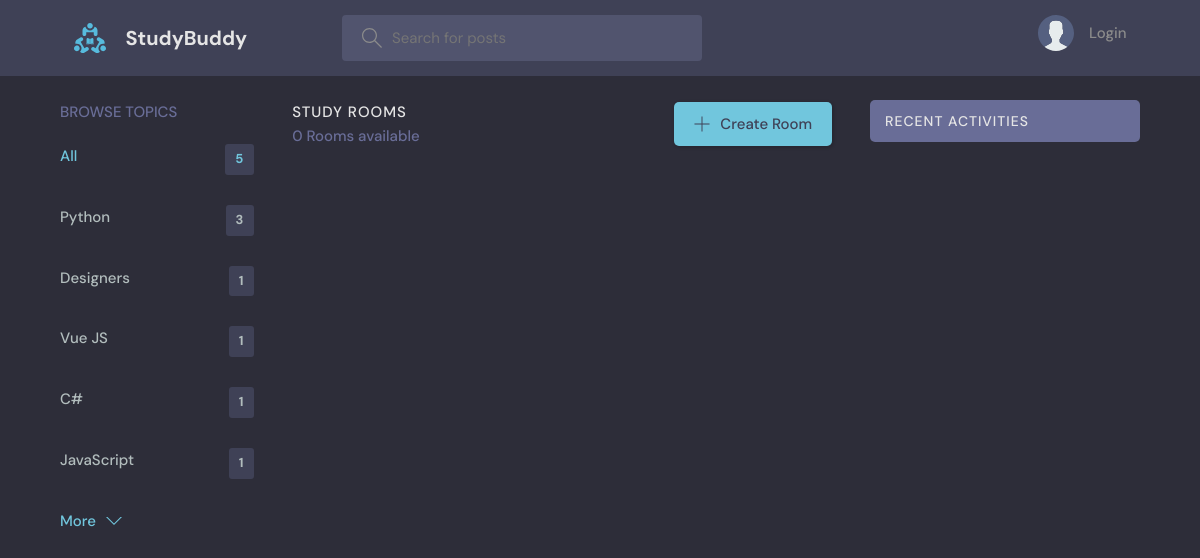
The page /?q=hihi on the database as committed earlier.
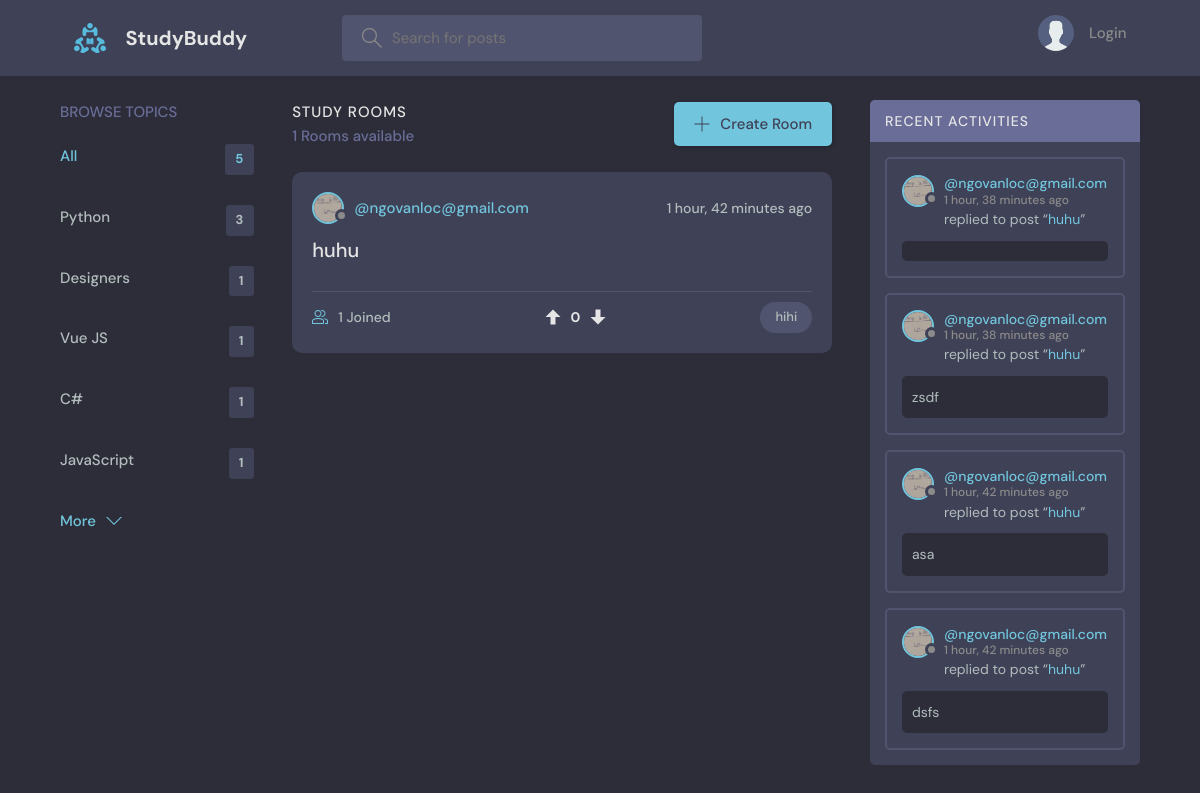
The same page on the database as committed later.
### base/models.py (models this page shows, shortened)
class Topic(models.Model):
    name = models.CharField(max_length=200)

class Room(models.Model):
    host = models.ForeignKey(User, on_delete=models.SET_NULL, null=True)
    topic = models.ForeignKey(Topic, on_delete=models.SET_NULL, null=True)
    name = models.CharField(max_length=200)
    description = models.TextField(null=True, blank=True)
    participants = models.ManyToManyField(
        User, related_name='participants', blank=True)
    is_private = models.BooleanField(default=False)
    image = models.ImageField(upload_to='room_images/', null=True, blank=True)
    video = models.FileField(upload_to='room_videos/', null=True, blank=True)
    updated = models.DateTimeField(auto_now=True)
    created = models.DateTimeField(auto_now_add=True)
    class Meta:
        ordering = ['-updated', '-created']
    def __str__(self):
        return self.name
    @property
    def vote_score(self):
        return sum(vote.value for vote in self.votes.all())

class User(AbstractUser):
    name = models.CharField(max_length=200, null=True)
    email = models.EmailField(unique=True, null=True)
    bio = models.TextField(null=True)
    avatar = models.ImageField(null=True, default="avatar.svg")
    objects = UserManager()
    USERNAME_FIELD = 'email'
    REQUIRED_FIELDS = []

class Message(models.Model):
    user = models.ForeignKey(User, on_delete=models.CASCADE)
    room = models.ForeignKey(Room, on_delete=models.CASCADE)
    body = models.TextField(null=True, blank=True)
    parent = models.ForeignKey('self', on_delete=models.CASCADE, null=True, blank=True, related_name='replies')
    image = models.ImageField(upload_to='chat_images/', null=True, blank=True)
    video = models.FileField(upload_to='chat_videos/', null=True, blank=True)
    updated = models.DateTimeField(auto_now=True)
    created = models.DateTimeField(auto_now_add=True)
    class Meta:
        ordering = ['created']  # Changed to ascending for room chat log timeline

### base/views.py (the view)
# urls.py: path('', views.home, name="home"),
def home(request):
    q = request.GET.get('q') if request.GET.get('q') != None else ''
    if request.user.is_authenticated:
        authorized_rooms = Room.objects.filter(
            Q(is_private=False) |
            Q(host=request.user) |
            Q(participants=request.user) |
            Q(roominvitation__recipient=request.user)
        ).distinct()
    else:
        authorized_rooms = Room.objects.filter(is_private=False)
    rooms = authorized_rooms.filter(
        Q(topic__name__icontains=q) |
        Q(name__icontains=q) |
        Q(description__icontains=q)
    )
    topics = Topic.objects.all()[0:5]
    room_count = rooms.count()
    room_messages = Message.objects.filter(
        room__in=authorized_rooms,
        room__topic__name__icontains=q
    ).order_by('-created')[0:5]
    user_votes = {}
    if request.user.is_authenticated:
        user_votes = {v.room_id: v.value for v in RoomVote.objects.filter(user=request.user)}
    context = {
        'rooms': rooms,
        'topics': topics,
        'room_count': room_count,
        'room_messages': room_messages,
        'user_votes': user_votes
    }
    return render(request, 'base/home.html', context)

### base/templatetags/custom_tags.py (called while the page is built)
@register.filter
def get_user_vote(obj, user):
    if not user.is_authenticated:
        return 0
    vote = obj.votes.filter(user=user).first()
    return vote.value if vote else 0

### base/templates/base/home.html (shortened to what this page needs)
{% extends 'main.html' %}
{% block content %}
<main class="layout layout--3">
  <div class="container">
    {% include 'base/topics_component.html' %}
    <div class="roomList">
      <div class="roomList__header">
        <div>
          <h2>Study Rooms</h2>
          <p>{{room_count}} Rooms available</p>
        </div>
        <a class="btn btn--main" href="{% url 'create-room' %}">
          <svg version="1.1" xmlns="http://www.w3.org/2000/svg" width="32" height="32" viewBox="0 0 32 32">
            <title>add</title>
            <path
              d="M16.943 0.943h-1.885v14.115h-14.115v1.885h14.115v14.115h1.885v-14.115h14.115v-1.885h-14.115v-14.115z">
            </path>
          </svg>
          Create Room
        </a>
      </div>
      {% include 'base/feed_component.html' %}
    </div>
    {% include 'base/activity_component.html' %}
  </div>
</main>
{% endblock %}

### base/templates/base/topics_component.html
<div class="topics">
    <div class="topics__header">
        <h2>Browse Topics</h2>
    </div>
    <ul class="topics__list">
        <li>
            <a href="{% url 'home' %}" class="active">All <span>{{topics.count}}</span></a>
        </li>
        {% for topic in topics %}
        <li>
            <a href="{% url 'home' %}?q={{topic.name}}">{{topic.name}}<span>{{topic.room_set.all.count}}</span></a>
        </li>
        {% endfor %}
    </ul>
    <a class="btn btn--link" href="{% url 'topics' %}">
        More
        <svg version="1.1" xmlns="http://www.w3.org/2000/svg" width="32" height="32" viewBox="0 0 32 32">
            <title>chevron-down</title>
            <path d="M16 21l-13-13h-3l16 16 16-16h-3l-13 13z"></path>
        </svg>
    </a>
</div>

### base/templates/base/feed_component.html (shortened to what this page needs)
{% load custom_tags %}
{% for room in rooms %}
<div class="roomListRoom">
    <div class="roomListRoom__header">
        <a href="{% url 'user-profile' room.host.id %}" class="roomListRoom__author">
            <div class="avatar avatar--small">
                <img src="{{room.host.avatar.url}}" />
            </div>
            <span>@{{room.host.username}}</span>
        </a>
        <div class="roomListRoom__actions" style="display: flex; align-items: center; gap: 8px;">
            <span>{{room.created|timesince}} ago</span>
        </div>
    </div>
    <div class="roomListRoom__content">
        <a href="{% url 'room' room.id %}">{{room.name}}</a>
    </div>
    <div class="roomListRoom__meta" style="display: flex; justify-content: space-between; align-items: center;">
        <a href="{% url 'room' room.id %}" class="roomListRoom__joined">
            {{room.participants.all.count}} Joined
        </a>
        <div style="display: flex; align-items: center; gap: 8px; font-size: 1.4rem;">
            <a href="{% url 'vote-room' room.id 'up' %}" style="display: flex; align-items: center; color: {% if room|get_user_vote:request.user == 1 %}var(--color-main){% else %}var(--color-light){% endif %};" title="Upvote">
                <svg version="1.1" xmlns="http://www.w3.org/2000/svg" width="20" height="20" viewBox="0 0 32 32" style="fill: currentColor;">
                    <path d="M16 4l-12 12h8v12h8v-12h8z"></path>
                </svg>
            </a>
            <span style="font-weight: bold; color: var(--color-light);">{{ room.vote_score }}</span>
            <a href="{% url 'vote-room' room.id 'down' %}" style="display: flex; align-items: center; color: {% if room|get_user_vote:request.user == -1 %}#e74c3c{% else %}var(--color-light){% endif %};" title="Downvote">
                <svg version="1.1" xmlns="http://www.w3.org/2000/svg" width="20" height="20" viewBox="0 0 32 32" style="fill: currentColor;">
                    <path d="M16 28l12-12h-8v-12h-8v12h-8z"></path>
                </svg>
            </a>
        </div>
        <p class="roomListRoom__topic">{{room.topic.name}}</p>
    </div>
</div>
{% endfor %}

### base/templates/base/activity_component.html (shortened to what this page needs)
<div class="activities">
    <div class="activities__header">
        <h2>Recent Activities</h2>
    </div>
    {% for message in room_messages %}
    <div class="activities__box">
        <div class="activities__boxHeader roomListRoom__header">
            <a href="{% url 'user-profile' message.user.id %}" class="roomListRoom__author">
                <div class="avatar avatar--small">
                    <img src="{{message.user.avatar.url}}" />
                </div>
                <p>
                    @{{message.user.username}}
                    <span>{{message.created|timesince}} ago</span>
                </p>
            </a>
        </div>
        <div class="activities__boxContent">
            <p>replied to post “<a href="{% url 'room' message.room.id %}">{{message.room}}</a>”</p>
            <div class="activities__boxRoomContent">{{message.body}}</div>
        </div>
    </div>
    {% endfor %}
</div>

Rows that differ between the two databases and show on the page:
added Room: host.avatar (picture), host.username "ngovanloc@gmail.com", created "1 hour, 42 minutes", name "huhu", participants.all.count "1", vote_score "0", topic.name "hihi"
added Message: user.avatar (picture), user.username "ngovanloc@gmail.com", created "1 hour, 38 minutes", room "huhu"
added Message: user.avatar (picture), user.username "ngovanloc@gmail.com", created "1 hour, 38 minutes", room "huhu", body "zsdf"
added Message: user.avatar (picture), user.username "ngovanloc@gmail.com", created "1 hour, 42 minutes", room "huhu", body "asa"
added Message: user.avatar (picture), user.username "ngovanloc@gmail.com", created "1 hour, 42 minutes", room "huhu", body "dsfs"
Other text that changed with them:
{{ room_count }}: "0" → "1"
